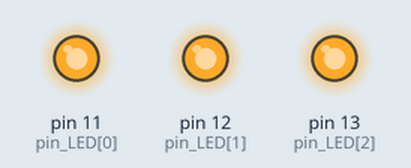
The sketch below on a simulated Arduino Uno, built with avr-gcc and run on an emulated ATmega328P. Parts: output pins drawn as LEDs (lit = HIGH).

Above: at 0.2 s.
At 1.7 s:
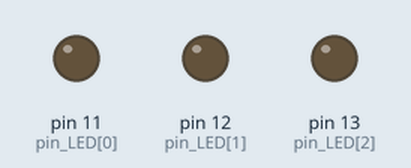
Timing chart, 0 to 3.0 s (numbered marks = the images above):
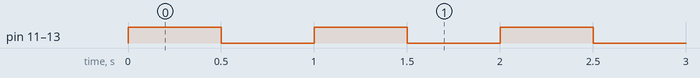

Measured:
- by itself, pin 11 (pin_LED[0]), pin 12 (pin_LED[1]), pin 13 (pin_LED[2]): alternates HIGH for 0.50 s and LOW for 0.50 s

The sketch:

LED.ino
```cpp
int pin_LED[3] = {11, 12, 13};

void setup() {
  // put your setup code here, to run once:
  char i;
  for(i = 0; i < 3; i++){
    pinMode(pin_LED[i], OUTPUT);
  }
}

void loop() {
  // put your main code here, to run repeatedly:
  char i;
  for(i = 0; i < 3; i++) {
    digitalWrite(pin_LED[i], 1);
  }
  delay(500);

  for(i = 0; i < 3; i++) {
    digitalWrite(pin_LED[i], 0);
  }
  delay(500);
}
```
